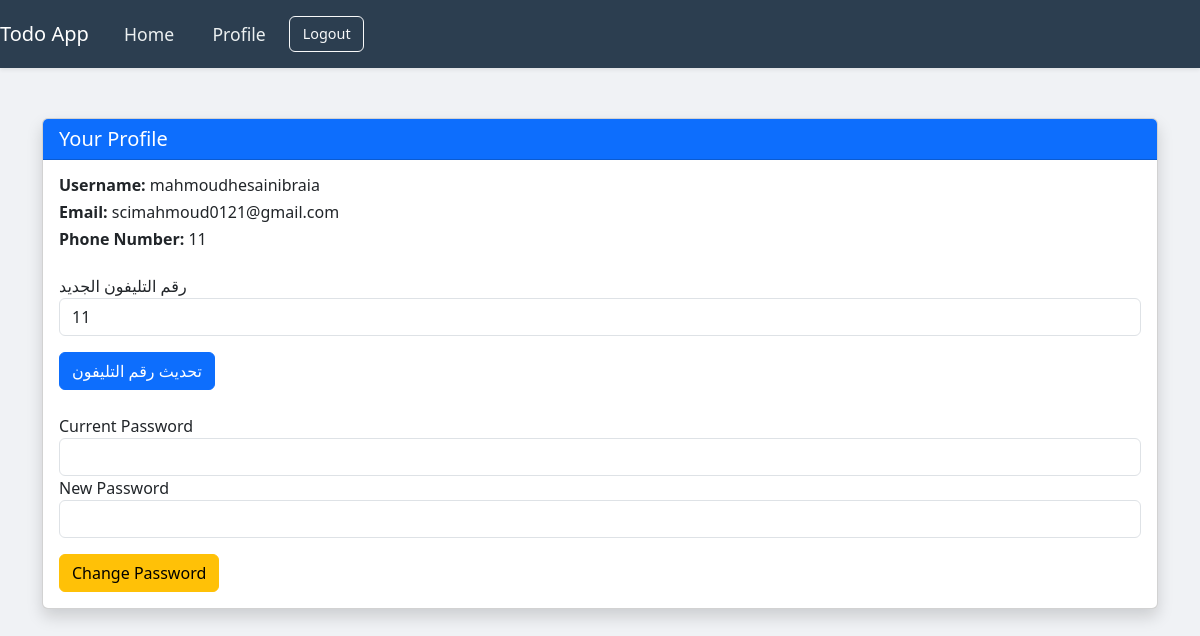
Screenshot of /users/profile (signed in) with the database file from the repository.
### models.py (models this page shows)
class Users(Base):
    __tablename__ = 'users'
    id = Column(Integer,primary_key=True,index=True)
    email = Column(String,unique=True)
    username = Column(String,unique=True)
    first_name = Column(String)
    last_name = Column(String)
    hashed_password = Column(String)
    is_active =Column(Boolean,default=True)
    role = Column(String)
    phone_number = Column(String)

### routers/users.py (the view)
@router.get('/profile', status_code=status.HTTP_200_OK)
async def get_user(request: Request, user: user_dependency, db: db_dependency):
    if user is None:
        raise HTTPException(status_code=401, detail='Authentication Failed')
    user_data = db.query(Users).filter(Users.id == user.get("id")).first()
    if not user_data:
        raise HTTPException(status_code=404, detail="User not found")
    return templates.TemplateResponse("profile.html", {"request": request, "user": user_data})

### templates/profile.html (shortened to what this page needs)
<!DOCTYPE html>
<html lang="en">
<head>
    <link href="https://cdnjs.cloudflare.com/ajax/libs/bootstrap/5.3.2/css/bootstrap.min.css" rel="stylesheet">
</head>
<body style="background-color: #f0f2f5;">
    {% include 'navbar.html' %}
    <div class="container mt-5">
        <div class="card shadow">
            <div class="card-header bg-primary text-white">
                <h5 class="mb-0">Your Profile</h5>
            </div>
            <div class="card-body">
                <h6><strong>Username: </strong>{{ user.username }}</h6>
                <h6><strong>Email: </strong>{{ user.email }}</h6>
                <h6><strong>Phone Number: </strong>{{ user.phone_number }}</h6>
                <form method="POST" action="/users/phonenumber/{{ user.id }}" class="mt-4">
                    <div class="form-group">
                        <label for="phone_number">رقم التليفون الجديد</label>
                        <input type="text" id="phone_number" name="phone_number" class="form-control" value="{{ user.phone_number }}" required>
                    </div>
                    <button type="submit" class="btn btn-primary mt-3">تحديث رقم التليفون</button>
                </form>
<form method="POST" action="/users/password" class="mt-4">
    <div class="form-group">
        <label for="password">Current Password</label>
        <input type="password" id="password" name="password" class="form-control" required>
    </div>
    <div class="form-group">
        <label for="new_password">New Password</label>
        <input type="password" id="new_password" name="new_password" class="form-control" required>
    </div>
    <button type="submit" class="btn btn-warning mt-3">Change Password</button>
</form>
            </div>
        </div>
    </div>
</body>
</html>

### templates/navbar.html (style rules this page uses)
body { padding-top: 70px; }

### rows the page displays
Users: username "mahmoudhesainibraia", email "scimahmoud0121@gmail.com", phone_number "11"
